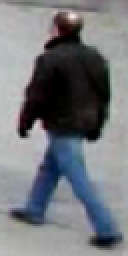
#> input picture Computer Vision/data/people1.png, 64 x 128 px (shown 2 times larger)
$ jupyter execute 'Computer Vision Day 7.ipynb'
#> lines starting #> are read from the running program, lines starting #| are printed output that depends on the picture
[cell 1]
import cv2
import numpy as np

## HOG 알고리즘과 보행자 검출

**HOG Descriptor**
https://docs.opencv.org/4.x/d5/d33/structcv_1_1HOGDescriptor.html#a723b95b709cfd3f95cf9e616de988fc8

[cell 2]
src = cv2.imread('./data/people1.png')
#> src is the input picture: shape (128, 64, 3); mean B, G, R 122.6, 117.8, 114.8

hog = cv2.HOGDescriptor()
hog_feature = hog.compute(src)
#> hog_feature = 3780 values, max 0.501 at index 3327, min 0 at index 2551, mean 0.126
hog_feature.shape   # (bin의 개수(9) * 셀의 개수(4) * 가로블록(7) * 세로 블록(15))
#> Out = (3780,)

[cell 3]
import matplotlib.pyplot as plt
plt.imshow(cv2.cvtColor(src, cv2.COLOR_BGR2RGB))

[cell 4]
src = cv2.imread('./data/people1.png')
win_size = (src.shape[1], src.shape[0])
#> win_size = (64, 128)
block_size = (16, 16)
block_stride = (8, 8)
cell_size = (8, 8)
nbins = 9

hog = cv2.HOGDescriptor(win_size, block_size, block_stride, cell_size, nbins)
hog_feature = hog.compute(src)
#> hog_feature = 3780 values, max 0.434 at index 163, min 0 at index 2551, mean 0.129
hog_feature.shape
#> Out = (3780,)

[cell 5]
from skimage.feature import hog  # hog feature 생성

src = cv2.imread('./data/people1.png')
gray = cv2.cvtColor(src, cv2.COLOR_BGR2GRAY)
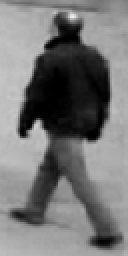
#> gray: shape (128, 64) (shown 2 times larger); min 0, max 236, mean 117.4

hog_feature, hog_image = hog(gray, pixels_per_cell = (8, 8), cells_per_block = (2, 2), block_norm = 'L2-Hys', transform_sqrt=False,
    visualize=True, feature_vector=True)
#> hog_feature = 3780 values, max 0.609 at index 1205, min 0 at index 17, mean 0.116

print(hog_feature.shape)
#| (3780,)

fig = plt.figure()
plt.subplot(121)
plt.imshow(src)

plt.subplot(122)
plt.imshow(hog_image, cmap='gray')
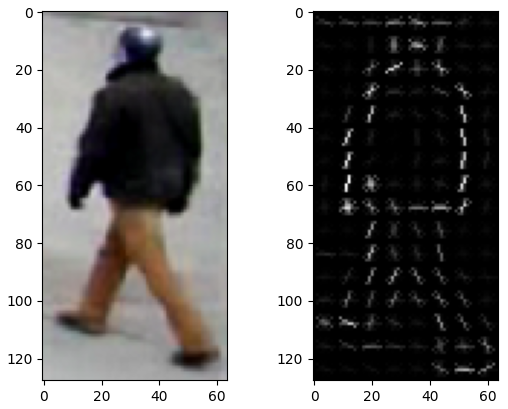
#> figure drawn by matplotlib, 2 panels; B, G, R data is drawn as R, G, B

$ run again, with Computer Vision/data/people2.png copied over Computer Vision/data/people1.png
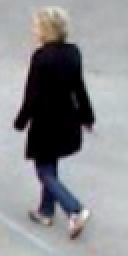
#> input picture Computer Vision/data/people2.png, 64 x 128 px (shown 2 times larger)
#> src is the input picture: shape (128, 64, 3); mean B, G, R 142.3, 139.6, 138.6
#> `hog_feature = hog.compute(src)`: hog_feature = 3780 values, max 0.558 at index 162, min 0 at index 851, mean 0.132
#> `hog_feature = hog.compute(src)`: hog_feature = 3780 values, max 0.53 at index 162, min 0 at index 1274, mean 0.133
#> `gray = cv2.cvtColor(src, cv2.COLOR_BGR2GRAY)`:
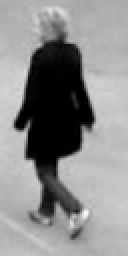
#> gray: shape (128, 64) (shown 2 times larger); min 0, max 249, mean 139.7
#> `hog_feature, hog_image = hog(gray, pixels_per_cell = (8, 8), cells_per..`: hog_feature = 3780 values, max 0.677 at index 1017, min 0 at index 89, mean 0.115
#| (3780,)
#> `[cell 5] from skimage.feature import hog  # hog feature 생성  src = cv2...`:
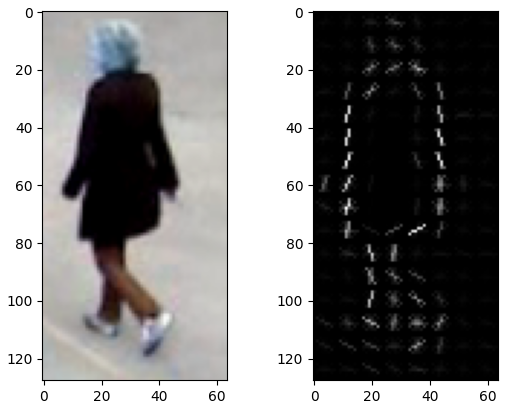
#> figure drawn by matplotlib, 2 panels; B, G, R data is drawn as R, G, B
